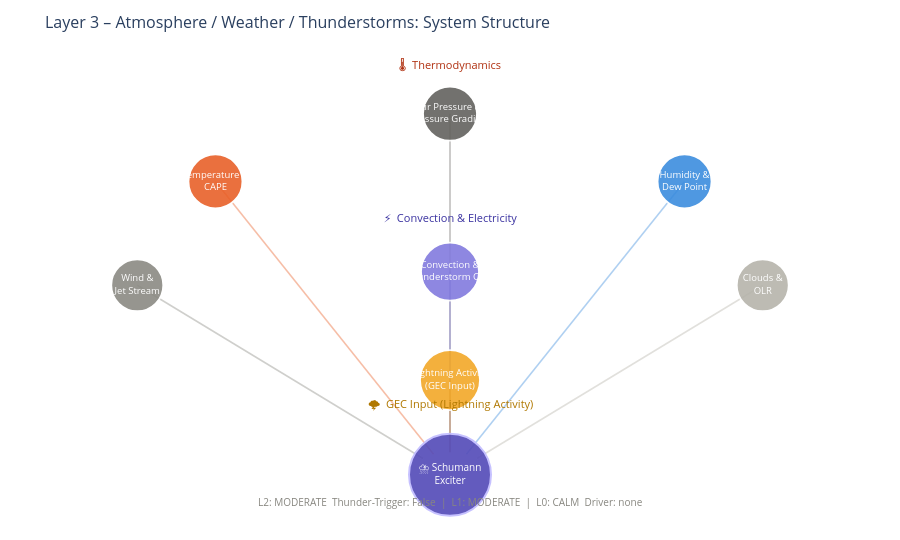

The code cell stored with this chart in its notebook:
### Markdown cell above
---
## 1. System Structure: The Elements of Layer 3

### Code cell
elements = [
    {'name': 'Air Pressure &<br>Pressure Gradient', 'x': 0.50, 'y': 0.92, 'color': '#5F5E5A', 'sz': 54},
    {'name': 'Temperature &<br>CAPE',          'x': 0.20, 'y': 0.77, 'color': '#E85D24', 'sz': 54},
    {'name': 'Humidity &<br>Dew Point',         'x': 0.80, 'y': 0.77, 'color': '#378ADD', 'sz': 54},
    {'name': 'Wind &<br>Jet Stream',            'x': 0.10, 'y': 0.54, 'color': '#888780', 'sz': 52},
    {'name': 'Convection &<br>Thunderstorm Cells', 'x': 0.50, 'y': 0.57, 'color': '#7F77DD', 'sz': 58},
    {'name': 'Clouds &<br>OLR',               'x': 0.90, 'y': 0.54, 'color': '#B4B2A9', 'sz': 52},
    {'name': 'Lightning Activity<br>(GEC Input)', 'x': 0.50, 'y': 0.33, 'color': '#F2A623', 'sz': 60},
]
core = {'x': 0.50, 'y': 0.12}

fig = go.Figure()
for el in elements:
    dx = core['x'] - el['x']; dy = core['y'] - el['y']
    dist = math.sqrt(dx**2 + dy**2)
    t = 0.05 / dist
    fig.add_trace(go.Scatter(
        x=[el['x'], core['x'] - dx*t], y=[el['y'], core['y'] - dy*t],
        mode='lines', line=dict(color=el['color'], width=1.6), opacity=0.4,
        showlegend=False, hoverinfo='skip'
    ))

fig.add_trace(go.Scatter(
    x=[core['x']], y=[core['y']], mode='markers+text',
    marker=dict(size=82, color='#534AB7', opacity=0.90, line=dict(color='#C0BBFF', width=2)),
    text=['⛈️ Schumann<br>Exciter'], textposition='middle center',
    textfont=dict(size=10, color='white'), showlegend=False, hoverinfo='skip'
))
for el in elements:
    fig.add_trace(go.Scatter(
        x=[el['x']], y=[el['y']], mode='markers+text',
        marker=dict(size=el['sz'], color=el['color'], opacity=0.88,
                    line=dict(color='white', width=1.8)),
        text=[el['name']], textposition='middle center',
        textfont=dict(size=9.5, color='white'), showlegend=False,
        hovertemplate=el['name'].replace('<br>',' ') + '<extra></extra>'
    ))

for txt, px, py, col in [
    ('🌡️  Thermodynamics',             0.50, 1.00, '#B03010'),
    ('⚡  Convection & Electricity',   0.50, 0.65, '#3A32A0'),
    ('🌩️  GEC Input (Lightning Activity)', 0.50, 0.23, '#B07800'),
]:
    fig.add_annotation(x=px, y=py, text=txt, showarrow=False,
                       xref='paper', yref='paper', font=dict(size=11, color=col))

# Layer-Kontext
ctx_parts = []
if layer2: ctx_parts.append(f'L2: {layer2["level"].upper()}  Thunder-Trigger: {l2_thunder}')
if layer1: ctx_parts.append(f'L1: {layer1["level"].upper()}')
if layer0: ctx_parts.append(f'L0: {layer0["level"].upper()}  Driver: {layer0.get("dominant_driver","–")}')
if ctx_parts:
    fig.add_annotation(x=0.5, y=0.02, text='  |  '.join(ctx_parts), showarrow=False,
                       xref='paper', yref='paper', font=dict(size=10, color='#888780'))

fig.update_layout(
    title=dict(text='Layer 3 – Atmosphere / Weather / Thunderstorms: System Structure', font=dict(size=16)),
    xaxis=dict(showgrid=False, zeroline=False, visible=False, range=[-0.05, 1.05]),
    yaxis=dict(showgrid=False, zeroline=False, visible=False, range=[0.02, 1.05]),
    plot_bgcolor='rgba(0,0,0,0)', paper_bgcolor='rgba(0,0,0,0)',
    height=540, margin=dict(l=20, r=20, t=55, b=20)
)
fig.show()

### Figure 1 — Plotly figure (JSON) as saved in the notebook; plotly's stock layout.template omitted (floating-point values rounded to 4 significant figures)
{"data": [{"hoverinfo": "skip", "line": {"color": "#5F5E5A", "width": 1.6}, "mode": "lines", "opacity": 0.4, "showlegend": false, "type": "scatter", "x": [0.5, 0.5], "y": [0.92, 0.17]}, {"hoverinfo": "skip", "line": {"color": "#E85D24", "width": 1.6}, "mode": "lines", "opacity": 0.4, "showlegend": false, "type": "scatter", "x": [0.2, 0.479], "y": [0.77, 0.1654]}, {"hoverinfo": "skip", "line": {"color": "#378ADD", "width": 1.6}, "mode": "lines", "opacity": 0.4, "showlegend": false, "type": "scatter", "x": [0.8, 0.521], "y": [0.77, 0.1654]}, {"hoverinfo": "skip", "line": {"color": "#888780", "width": 1.6}, "mode": "lines", "opacity": 0.4, "showlegend": false, "type": "scatter", "x": [0.1, 0.4655], "y": [0.54, 0.1562]}, {"hoverinfo": "skip", "line": {"color": "#7F77DD", "width": 1.6}, "mode": "lines", "opacity": 0.4, "showlegend": false, "type": "scatter", "x": [0.5, 0.5], "y": [0.57, 0.17]}, {"hoverinfo": "skip", "line": {"color": "#B4B2A9", "width": 1.6}, "mode": "lines", "opacity": 0.4, "showlegend": false, "type": "scatter", "x": [0.9, 0.5345], "y": [0.54, 0.1562]}, {"hoverinfo": "skip", "line": {"color": "#F2A623", "width": 1.6}, "mode": "lines", "opacity": 0.4, "showlegend": false, "type": "scatter", "x": [0.5, 0.5], "y": [0.33, 0.17]}, {"hoverinfo": "skip", "marker": {"color": "#534AB7", "line": {"color": "#C0BBFF", "width": 2}, "opacity": 0.9, "size": 82}, "mode": "markers+text", "showlegend": false, "text": ["⛈️ Schumann<br>Exciter"], "textfont": {"color": "white", "size": 10}, "textposition": "middle center", "type": "scatter", "x": [0.5], "y": [0.12]}, {"hovertemplate": "Air Pressure & Pressure Gradient<extra></extra>", "marker": {"color": "#5F5E5A", "line": {"color": "white", "width": 1.8}, "opacity": 0.88, "size": 54}, "mode": "markers+text", "showlegend": false, "text": ["Air Pressure &<br>Pressure Gradient"], "textfont": {"color": "white", "size": 9.5}, "textposition": "middle center", "type": "scatter", "x": [0.5], "y": [0.92]}, {"hovertemplate": "Temperature & CAPE<extra></extra>", "marker": {"color": "#E85D24", "line": {"color": "white", "width": 1.8}, "opacity": 0.88, "size": 54}, "mode": "markers+text", "showlegend": false, "text": ["Temperature &<br>CAPE"], "textfont": {"color": "white", "size": 9.5}, "textposition": "middle center", "type": "scatter", "x": [0.2], "y": [0.77]}, {"hovertemplate": "Humidity & Dew Point<extra></extra>", "marker": {"color": "#378ADD", "line": {"color": "white", "width": 1.8}, "opacity": 0.88, "size": 54}, "mode": "markers+text", "showlegend": false, "text": ["Humidity &<br>Dew Point"], "textfont": {"color": "white", "size": 9.5}, "textposition": "middle center", "type": "scatter", "x": [0.8], "y": [0.77]}, {"hovertemplate": "Wind & Jet Stream<extra></extra>", "marker": {"color": "#888780", "line": {"color": "white", "width": 1.8}, "opacity": 0.88, "size": 52}, "mode": "markers+text", "showlegend": false, "text": ["Wind &<br>Jet Stream"], "textfont": {"color": "white", "size": 9.5}, "textposition": "middle center", "type": "scatter", "x": [0.1], "y": [0.54]}, {"hovertemplate": "Convection & Thunderstorm Cells<extra></extra>", "marker": {"color": "#7F77DD", "line": {"color": "white", "width": 1.8}, "opacity": 0.88, "size": 58}, "mode": "markers+text", "showlegend": false, "text": ["Convection &<br>Thunderstorm Cells"], "textfont": {"color": "white", "size": 9.5}, "textposition": "middle center", "type": "scatter", "x": [0.5], "y": [0.57]}, {"hovertemplate": "Clouds & OLR<extra></extra>", "marker": {"color": "#B4B2A9", "line": {"color": "white", "width": 1.8}, "opacity": 0.88, "size": 52}, "mode": "markers+text", "showlegend": false, "text": ["Clouds &<br>OLR"], "textfont": {"color": "white", "size": 9.5}, "textposition": "middle center", "type": "scatter", "x": [0.9], "y": [0.54]}, {"hovertemplate": "Lightning Activity (GEC Input)<extra></extra>", "marker": {"color": "#F2A623", "line": {"color": "white", "width": 1.8}, "opacity": 0.88, "size": 60}, "mode": "markers+text", "showlegend": false, "text": ["Lightning Activity<br>(GEC Input)"], "textfont": {"color": "white", "size": 9.5}, "textposition": "middle center", "type": "scatter", "x": [0.5], "y": [0.33]}], "layout": {"annotations": [{"font": {"color": "#B03010", "size": 11}, "showarrow": false, "text": "🌡️  Thermodynamics", "x": 0.5, "xref": "paper", "y": 1.0, "yref": "paper"}, {"font": {"color": "#3A32A0", "size": 11}, "showarrow": false, "text": "⚡  Convection & Electricity", "x": 0.5, "xref": "paper", "y": 0.65, "yref": "paper"}, {"font": {"color": "#B07800", "size": 11}, "showarrow": false, "text": "🌩️  GEC Input (Lightning Activity)", "x": 0.5, "xref": "paper", "y": 0.23, "yref": "paper"}, {"font": {"color": "#888780", "size": 10}, "showarrow": false, "text": "L2: MODERATE  Thunder-Trigger: False  |  L1: MODERATE  |  L0: CALM  Driver: none", "x": 0.5, "xref": "paper", "y": 0.02, "yref": "paper"}], "height": 540, "margin": {"b": 20, "l": 20, "r": 20, "t": 55}, "paper_bgcolor": "rgba(0,0,0,0)", "plot_bgcolor": "rgba(0,0,0,0)", "title": {"font": {"size": 16}, "text": "Layer 3 – Atmosphere / Weather / Thunderstorms: System Structure"}, "xaxis": {"range": [-0.05, 1.05], "showgrid": false, "visible": false, "zeroline": false}, "yaxis": {"range": [0.02, 1.05], "showgrid": false, "visible": false, "zeroline": false}}}
